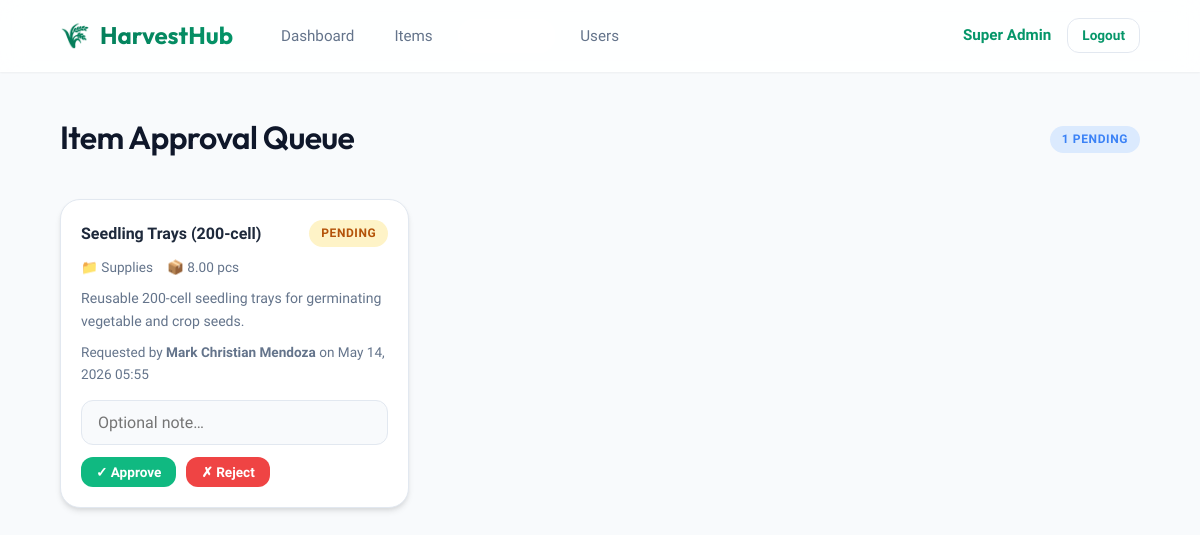
/pages/approvals.php (signed in), run on the app's committed database.
### tables this page shows
CREATE TABLE IF NOT EXISTS `item_approvals` (
    `id`           INT UNSIGNED AUTO_INCREMENT PRIMARY KEY,
    `item_id`      INT UNSIGNED NOT NULL,
    `requested_by` INT UNSIGNED NOT NULL,
    `reviewed_by`  INT UNSIGNED DEFAULT NULL,
    `status`       ENUM('pending','approved','rejected') NOT NULL DEFAULT 'pending',
    `note`         TEXT         DEFAULT NULL,
    `created_at`   DATETIME     NOT NULL DEFAULT CURRENT_TIMESTAMP,
    `reviewed_at`  DATETIME     DEFAULT NULL,

    INDEX `idx_approvals_status` (`status`),

    CONSTRAINT `fk_approvals_item`      FOREIGN KEY (`item_id`)      REFERENCES `items`(`id`) ON DELETE CASCADE,
    CONSTRAINT `fk_approvals_requester` FOREIGN KEY (`requested_by`) REFERENCES `users`(`id`) ON DELETE RESTRICT,
    CONSTRAINT `fk_approvals_reviewer`  FOREIGN KEY (`reviewed_by`)  REFERENCES `users`(`id`) ON DELETE SET NULL
);

CREATE TABLE IF NOT EXISTS `items` (
    `id`          INT UNSIGNED AUTO_INCREMENT PRIMARY KEY,
    `name`        VARCHAR(150)  NOT NULL,
    `category`    VARCHAR(100)  NOT NULL,
    `quantity`    DECIMAL(10,2) NOT NULL DEFAULT 0.00,
    `unit`        VARCHAR(50)   NOT NULL DEFAULT 'pcs',
    `description` TEXT          DEFAULT NULL,
    `status`      ENUM('pending','approved','rejected') NOT NULL DEFAULT 'pending',
    `is_archived` TINYINT(1)    NOT NULL DEFAULT 0,
    `added_by`    INT UNSIGNED  NOT NULL,
    `approved_by` INT UNSIGNED  DEFAULT NULL,
    `created_at`  DATETIME      NOT NULL DEFAULT CURRENT_TIMESTAMP,
    `updated_at`  DATETIME      NOT NULL DEFAULT CURRENT_TIMESTAMP ON UPDATE CURRENT_TIMESTAMP,

    INDEX `idx_items_status`   (`status`),
    INDEX `idx_items_archived` (`is_archived`),
    INDEX `idx_items_added_by` (`added_by`),

    CONSTRAINT `fk_items_added_by`    FOREIGN KEY (`added_by`)    REFERENCES `users`(`id`) ON DELETE RESTRICT,
    CONSTRAINT `fk_items_approved_by` FOREIGN KEY (`approved_by`) REFERENCES `users`(`id`) ON DELETE SET NULL
);

CREATE TABLE IF NOT EXISTS `users` (
    `id`          INT UNSIGNED AUTO_INCREMENT PRIMARY KEY,
    `name`        VARCHAR(100)  NOT NULL,
    `email`       VARCHAR(150)  NOT NULL UNIQUE,
    `password`    VARCHAR(255)  NOT NULL,
    `role`        ENUM('super_admin','admin','regular') NOT NULL DEFAULT 'regular',
    `is_archived` TINYINT(1)    NOT NULL DEFAULT 0,
    `created_at`  DATETIME      NOT NULL DEFAULT CURRENT_TIMESTAMP,
    `updated_at`  DATETIME      NOT NULL DEFAULT CURRENT_TIMESTAMP ON UPDATE CURRENT_TIMESTAMP,

    INDEX `idx_users_email`      (`email`),
    INDEX `idx_users_role`       (`role`),
    INDEX `idx_users_archived`   (`is_archived`)
);

### includes/functions.php (called while the page is built, shortened)
<?php
function e(string $value): string {
    return htmlspecialchars($value, ENT_QUOTES | ENT_SUBSTITUTE, 'UTF-8');
}

### pages/approvals.php (the view, shortened to what this page needs)
<?php
require_once __DIR__ . '/../includes/functions.php';
$stmt = mysqli_prepare($conn,
    "SELECT ia.id AS approval_id, ia.created_at AS requested_at, ia.note,
            i.id AS item_id, i.name AS item_name, i.category, i.quantity, i.unit, i.description,
            u.name AS requested_by_name, u.email AS requested_by_email
     FROM item_approvals ia
     JOIN items i ON i.id = ia.item_id
     JOIN users u ON u.id = ia.requested_by
     WHERE ia.status = 'pending'
     ORDER BY ia.created_at ASC"
);
mysqli_stmt_execute($stmt);
$result   = mysqli_stmt_get_result($stmt);
$approvals = [];
while ($row = mysqli_fetch_assoc($result)) $approvals[] = $row;
?>
<!DOCTYPE html>
<html lang="en">
<head>
<link rel="stylesheet" href="<?= BASE_URL ?>/assets/css/style.css">
</head>
<body>
<?php include __DIR__ . '/../includes/navbar.php'; ?>
<main class="main-content">
    <div class="page-header">
        <h2>Item Approval Queue</h2>
        <span class="badge badge-info"><?= count($approvals) ?> pending</span>
    </div>
    <?php if (empty($approvals)): ?>
        <div class="empty-state">
            <p>✅ No pending approvals. All items have been reviewed.</p>
        </div>
    <?php else: ?>
    <div class="approval-grid">
        <?php foreach ($approvals as $ap): ?>
        <div class="approval-card">
            <div class="approval-card-header">
                <strong><?= e($ap['item_name']) ?></strong>
                <span class="badge badge-pending">Pending</span>
            </div>
            <div class="approval-meta">
                <span>📁 <?= e($ap['category']) ?></span>
                <span>📦 <?= e($ap['quantity']) ?> <?= e($ap['unit']) ?></span>
            </div>
            <?php if ($ap['description']): ?>
            <p class="approval-desc"><?= e($ap['description']) ?></p>
            <?php endif; ?>
            <p class="text-muted text-sm">
                Requested by <strong><?= e($ap['requested_by_name']) ?></strong>
                on <?= e(date('M d, Y H:i', strtotime($ap['requested_at']))) ?>
            </p>
            <form method="POST" action="" class="approval-actions">
                <input type="text" name="note" placeholder="Optional note…" class="note-input">
                <div class="btn-group">
                    <button type="submit" name="decision" value="approved" class="btn btn-success btn-sm">
                        ✓ Approve
                    </button>
                    <button type="submit" name="decision" value="rejected" class="btn btn-danger btn-sm"
                            onclick="return confirm('Reject this item?')">
                        ✗ Reject
                    </button>
                </div>
            </form>
        </div>
        <?php endforeach; ?>
    </div>
    <?php endif; ?>
</main>
</body>
</html>

### assets/css/style.css (style rules this page uses)
*, *::before, *::after { box-sizing: border-box; margin: 0; padding: 0; }
:root { --primary: #059669; --primary-dark: #047857; --primary-light: #34d399; --primary-pale: #d1fae5; --secondary: #0f172a; --accent: #f59e0b; --bg: #f8fafc; --surface: #ffffff; --border: #e2e8f0; --text: #1e293b; --text-muted: #64748b; --danger: #ef4444; --danger-light: #fee2e2; --success: #10b981; --success-light: #d1fae5; --info: #3b82f6; --info-light: #dbeafe; --warn: #f59e0b; --warn-light: #fef3c7; --radius: 12px; --radius-lg: 20px; --radius-pill: 9999px; --shadow-sm: 0 1px 2px 0 rgba(0, 0, 0, 0.05); --shadow: 0 4px 6px -1px rgba(0, 0, 0, 0.1), 0 2px 4px -1px rgba(0, 0, 0, 0.06); --shadow-md: 0 10px 15px -3px rgba(0, 0, 0, 0.1), 0 4px 6px -2px rgba(0, 0, 0, 0.05); --shadow-lg: 0 20px 25px -5px rgba(0, 0, 0, 0.1), 0 10px 10px -5px rgba(0, 0, 0, 0.04); --font: 'Plus Jakarta Sans', sans-serif; --font-heading: 'Outfit', sans-serif; --navbar-h: 72px; --transition: all 0.3s cubic-bezier(0.4, 0, 0.2, 1); }
html { font-size: 16px; scroll-behavior: smooth; }
body { font-family: var(--font); background: var(--bg); color: var(--text); line-height: 1.6; min-height: 100vh; -webkit-font-smoothing: antialiased; }
h1, h2, h3, h4, h5, h6 { font-family: var(--font-heading); font-weight: 600; color: var(--secondary); letter-spacing: -0.02em; }
.main-content { max-width: 1200px; margin: 0 auto; padding: 40px 5%; animation: fadeIn 0.5s ease-out; }
.page-header { display: flex; align-items: center; justify-content: space-between; margin-bottom: 32px; flex-wrap: wrap; gap: 16px; }
.page-header h2 { font-size: 2rem; color: var(--secondary); margin-bottom: 4px; }
input[type="text"], input[type="email"], input[type="password"], input[type="number"], select, textarea, .note-input { width: 100%; padding: 12px 16px; border: 1.5px solid var(--border); border-radius: var(--radius); font-family: var(--font); font-size: 1rem; color: var(--text); background: var(--bg); outline: none; transition: var(--transition); }
.btn { display: inline-flex; align-items: center; justify-content: center; gap: 8px; padding: 10px 20px; border-radius: var(--radius); font-family: var(--font); font-size: 0.95rem; font-weight: 600; cursor: pointer; border: 1.5px solid transparent; text-decoration: none; transition: var(--transition); white-space: nowrap; }
.btn-danger { background: var(--danger); color: #fff; }
.btn-success { background: var(--success); color: #fff; }
.btn-sm { padding: 6px 14px; font-size: 0.85rem; }
.btn-group { display: flex; gap: 10px; margin-top: 12px; }
.badge { display: inline-flex; align-items: center; justify-content: center; padding: 4px 12px; border-radius: var(--radius-pill); font-size: 0.75rem; font-weight: 700; text-transform: uppercase; letter-spacing: 0.05em; }
.badge-pending { background: var(--warn-light); color: #b45309; }
.badge-info { background: var(--info-light); color: var(--info); }
.approval-grid { display: grid; grid-template-columns: repeat(auto-fill, minmax(300px, 1fr)); gap: 16px; margin-bottom: 24px; }
.approval-card { background: var(--surface); border: 1px solid var(--border); border-radius: var(--radius-lg); padding: 20px; box-shadow: var(--shadow); }
.approval-card-header { display: flex; justify-content: space-between; align-items: center; margin-bottom: 10px; }
.approval-card-header strong { font-size: 1rem; }
.approval-meta { display: flex; gap: 14px; margin-bottom: 8px; font-size: .85rem; color: var(--text-muted); }
.approval-desc { font-size: .88rem; color: var(--text-muted); margin-bottom: 10px; }
.approval-actions { margin-top: 14px; }
.text-muted { color: var(--text-muted); }
.text-sm { font-size: 0.85rem; }

### data on the page
item_approvals: item.name "Seedling Trays (200-cell)", item.category "Supplies", item.quantity "8.00", item.unit "pcs", item.description "Reusable 200-cell seedling trays for germinating vegetable and crop seeds.", requested_by.name "Mark Christian Mendoza", created_at "May 14, 2026 05:55"

### other printed values
$_SESSION['user_name'] "Super Admin"
count($approvals) "1"
